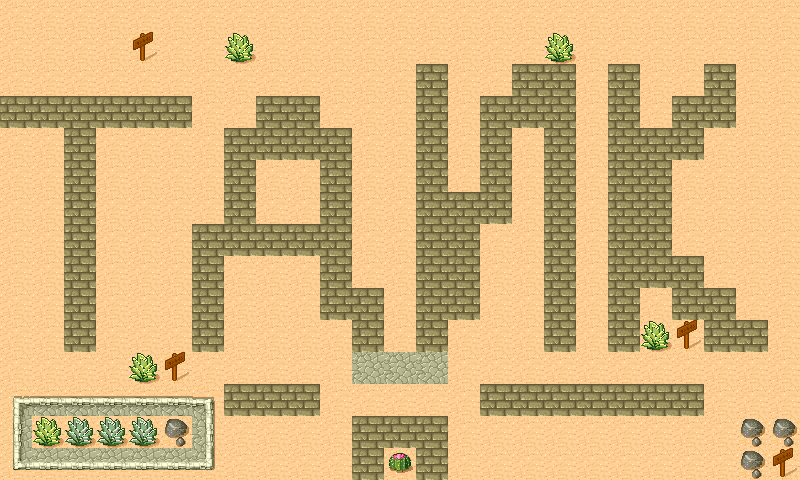

Rendered tile map (Tiled .tmx) drawn with the repository's tilesets; below, a short description and the map source with its tile grids summarised:
An orthogonal 25x15 tile map with 32x32 px tiles, 2 tile layers (bg, content) and 4 objects (3x enemy, count).

<map version="1.0" orientation="orthogonal" width="25" height="15" tilewidth="32" tileheight="32">
 <tileset firstgid="1" name="Desert" tilewidth="32" tileheight="32" spacing="1" margin="1">
  <image source="tmw_desert_spacing.png" width="265" height="199" />
  <tile id="9">
   <properties>
    <property name="gid" value="1" />
   </properties>
  </tile>
  <tile id="24">
   <properties>
    <property name="gid" value="10" />
   </properties>
  </tile>
  <tile id="25">
   <properties>
    <property name="gid" value="10" />
   </properties>
  </tile>
 </tileset>
 <layer name="bg" width="25" height="15">
  <data>[375 cells, 375 non-empty, 1 distinct tile ids]</data>
 </layer>
 <layer name="content" width="25" height="15">
  <data>[375 cells, 137 non-empty, 15 distinct tile ids]</data>
 </layer>
 <objectgroup name="enemy" width="25" height="15">
  <object name="enemy" x="32" y="32" />
  <object name="enemy" x="416" y="32" />
  <object name="enemy" x="736" y="32" />
  <object name="count" x="672" y="-64">
   <properties>
    <property name="count" value="8" />
   </properties>
  </object>
 </objectgroup>
</map>
